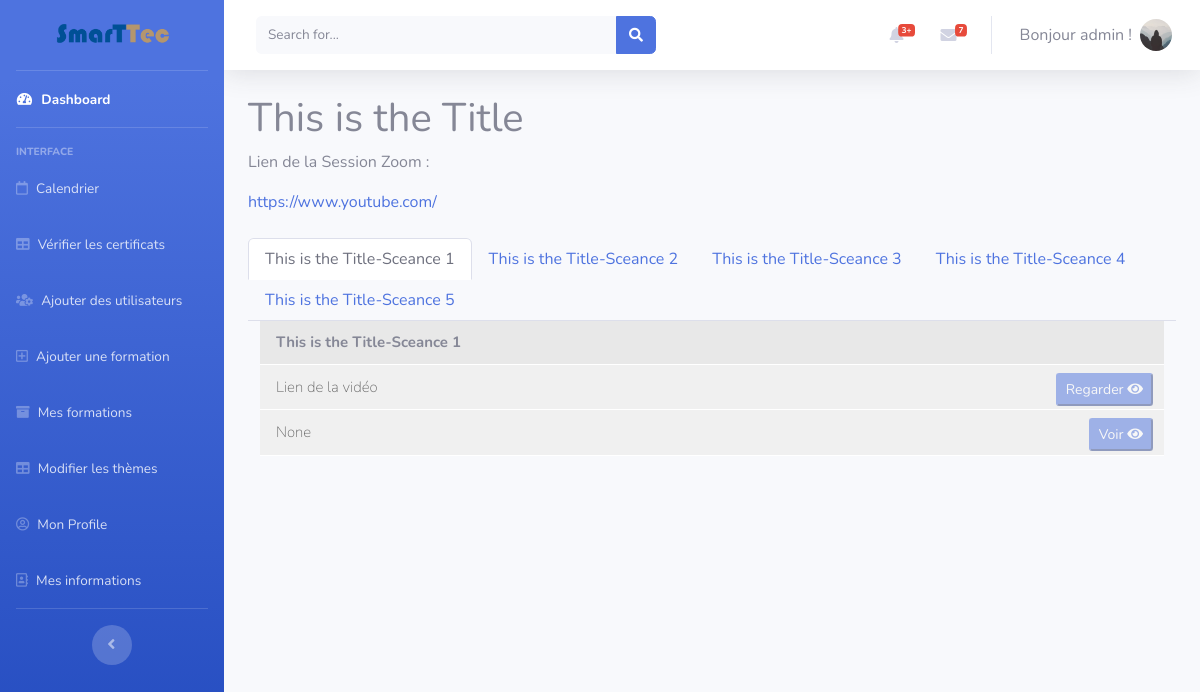
/mesformations/1 (signed in), run on an earlier commit of the app's database.
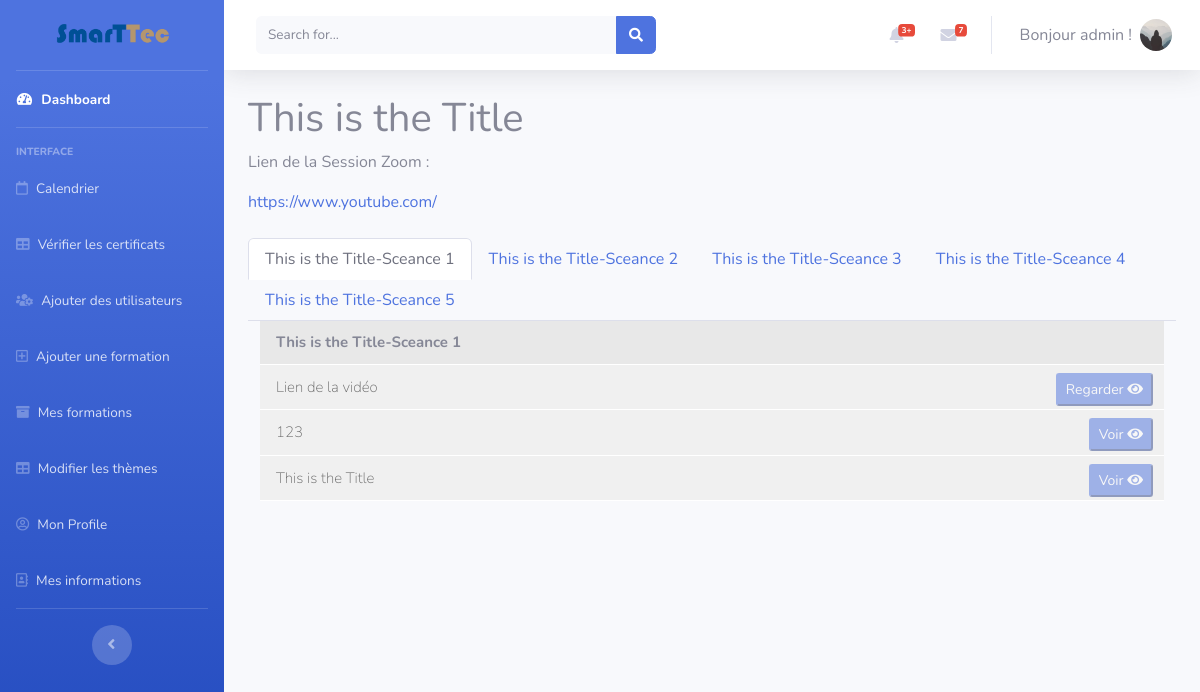
And on a later commit of the database.
### flaskblog/models.py (models this page shows, shortened)
class User(db.Model, UserMixin):
    id = db.Column(db.Integer, primary_key=True)
    username = db.Column(db.String(20), unique=True, nullable=False)
    email = db.Column(db.String(120), unique=True, nullable=False)
    image_file = db.Column(db.String(20), nullable=False,
                           default='default.jpg')
    password = db.Column(db.String(60), nullable=False)
    acc_rights = db.Column(db.Integer, default=2)
    posts = db.relationship('Post', backref='author', lazy=True)
    subscriptions = db.relationship(
        'Subscription', backref='subscribed', lazy=True)
    infos = db.relationship(
        'Userinfo', backref='currentuser', lazy=True)

class Post(db.Model):
    id = db.Column(db.Integer, primary_key=True)
    title = db.Column(db.String(100), nullable=False)
    price = db.Column(db.Integer, nullable=False)
    youtube_url = db.Column(db.Text, nullable=True)
    num_posts = db.Column(db.Integer, nullable=False)
    date_posted = db.Column(db.DateTime, nullable=False,
                            default=datetime.utcnow)
    content = db.Column(db.Text, nullable=False)
    description = db.Column(db.Text, nullable=False)
    start_date = db.Column(db.DateTime, nullable=False,
                           default=datetime.utcnow)
    zoom_link = db.Column(db.Text)
    theme = db.Column(db.Integer, db.ForeignKey('theme.id'), nullable=False)
    user_id = db.Column(db.Integer, db.ForeignKey('user.id'), nullable=False)
    images = db.relationship('PostImage', backref='post', lazy=True)
    subscriptions = db.relationship(
        'Subscription', backref='subscribers', lazy=True)
    sceances = db.relationship(
        'Sceance', backref='session', lazy=True)

class Sceance(db.Model):
    id = db.Column(db.Integer, primary_key=True)
    num = db.Column(db.Integer, nullable=False)
    title = db.Column(db.String(100), nullable=False)
    content = db.Column(db.Text, nullable=True)
    start_date = db.Column(db.DateTime, nullable=False,
                           default=datetime.utcnow)
    session_id = db.Column(
        db.Integer, db.ForeignKey('post.id'), nullable=False)
    zoom_video = db.Column(db.Text, nullable=True)
    documents = db.relationship('Document', backref='sceance.id', lazy=False)

class Document(db.Model):
    id = db.Column(db.Integer, primary_key=True)
    title = db.Column(db.String(200), nullable=True)
    url = db.Column(db.Text, nullable=False)
    sceance = db.Column(db.Integer, db.ForeignKey(
        'sceance.id'), nullable=False)

### flaskblog/users/routes.py (the view)
@ users.route("/mesformations/<int:post_id>")
@ login_required
def mesformations(post_id):
    post = Post.query.get(post_id)
    subs = Subscription.query.filter_by(user_id=current_user.id).all()
    test = False
    scs = []
    for i in range(1, post.num_posts+1):
        for sc in post.sceances:
            if(sc.num == i):
                scs.append(sc)
                break
    for sub in subs:
        if(sub.post_id == post_id):
            if(sub.status == 1):
                test = True
            else:
                test = False
    sceances = []
    for sc in post.sceances:
        sceances.append((
            (((sc.start_date-datetime.now()) <= timedelta(days=1)) and (test)), sc))
    return render_template('mesFormations.html', current_user=current_user, post=post, test=test,sceances=sceances, scs=scs)

### flaskblog/models.py (called while the page is built)
@login_manager.user_loader
def load_user(user_id):
    return User.query.get(int(user_id))

### flaskblog/templates/startbootstrap-sb-admin-2-gh-pages/mesFormations.html (shortened to what this page needs)
{% extends 'base.html' %} {% block content %}
<div id="wrapper">
  {% include 'Sidebar.html' %}
  <div id="content-wrapper" class="d-flex flex-column">
    <div id="content">
      {% include 'Topbar.html' %}
      <div class="container-fluid">
        <h1>{{post.title}}</h1>
        <p>Lien de la Session Zoom :</p>
        {% if test %}
        <a href="{{post.zoom_link}}">{{post.zoom_link}}</a>
        {% else %}
        <div class="alert alert-warning" role="alert">
          <i class="fas fa-exclamation-triangle"></i>
          Vous devez payer pour continuer dans cette formation.</br>
          Dans le cas échéant vous n'aurez pas accès aux documents et à la formation zoom
        </div>
        {% endif %}
        <ul class="nav nav-tabs" id="myTab" role="tablist">
          {% for sc in scs %}
          <li class="nav-item">
            <a
              {% if sc.num==1 %}
              class="nav-link active"
              {% else %}
              class="nav-link"
              {% endif %}
              id="home-tab"
              data-toggle="tab"
              href="#sc{{sc.id}}"
              role="tab"
              aria-controls="home"
              aria-selected="true"
              >{{sc.title}}</a
            >
          </li>
          {% endfor %}
        </ul>
        <div class="tab-content" id="myTabContent">
          {% for test,sc in sceances %}
          <div
            {% if sc.num==1 %}
            class="tab-pane fade show active"
            {% else %}
            class="tab-pane fade show"
            {% endif %}
            id="sc{{sc.id}}"
            role="tabpanel"
            aria-labelledby="home-tab"
          >
            <div class="col-sm-12 course-section">
              <div class="section-title">{{sc.title}}</div>
              <ul class="section-list">
                <li class="section-item">
                  <a class="item" href="#">
                    <span class="lecture-icon">
                    </span>
                    <div class="float-left">Lien de la vidéo</div>
                    {% if test %}
                    <button class="btn-primary btn-sm float-right lecture-start" onclick="window.location.href='{{sc.zoom_video}}'">
                      Regarder <i class="fas fa-eye"></i>
                    </button>
                    {% endif %}
                  </a>
                </li>
                {% for doc in sc.documents %}
                <li class="section-item">
                  <a class="item" href="#">
                    <span class="lecture-icon">
                    </span>
                    <div class="float-left">{{doc.title}}</div>
                    {% if test %}
                    <button class="btn-primary btn-sm float-right lecture-start" onclick="window.location.href='{{doc.url}}'">
                      Voir <i class="fas fa-eye"></i>
                    </button>
                    {% endif %}
                  </a>
                </li>
                {% endfor %}
              </ul>
            </div>
          </div>
          {% endfor %}
        </div>
      </div>
    </div>
  </div>
</div>
{% endblock %}

### flaskblog/templates/startbootstrap-sb-admin-2-gh-pages/base.html (shortened to what this page needs)
<!DOCTYPE html>
<html lang="en">
  <head>
    <link
      href="{{url_for('static',filename='vendor/fontawesome-free/css/all.min.css')}}"
      rel="stylesheet"
      type="text/css"
    />
    <link
      href="{{url_for('static',filename='vendor/fullcalendar/main.css')}}"
      rel="stylesheet"
    />
    <link
      href="{{url_for('static',filename='css/sb-admin-2.min.css')}}"
      rel="stylesheet"
    />
    <link
      href="{{url_for('static',filename='css/fedora.css')}}"
      rel="stylesheet"
    />
    <link
      href="{{url_for('static',filename='css/extra.css')}}"
      rel="stylesheet"
    />
    <link
      href="{{url_for('static',filename='scss/calendar.scss')}}"
      rel="stylesheet"
    />
  </head>
  <body id="page-top">
    {%block content %}{% endblock %} {% include 'modals/flashes_modal.html' %}
  </body>
</html>

### flaskblog/templates/startbootstrap-sb-admin-2-gh-pages/Sidebar.html
<div id="wrapper">
  <ul
    class="navbar-nav bg-gradient-primary sidebar sidebar-dark accordion"
    id="accordionSidebar"
  >
    <a
      class="sidebar-brand d-flex align-items-center justify-content-center"
      href="/"
    >
      <img
        src="{{url_for('static',filename='img/SMARTTEC-Logo.png')}}"
        style="max-width: 100%; max-height: 100%"
      />
    </a>
    <hr class="sidebar-divider my-0" />
    <li class="nav-item active">
      <a class="nav-link" href="/home">
        <i class="fas fa-fw fa-tachometer-alt"></i>
        <span>Dashboard</span></a
      >
    </li>
    <hr class="sidebar-divider" />
    <div class="sidebar-heading">Interface</div>
    <li class="nav-item">
      <a class="nav-link" href="/calendar">
        <i class="far fa-calendar"></i>
        <span>Calendrier</span></a
      >
    </li>
    <li class="nav-item">
      <a class="nav-link" href="/search">
        <i class="fas fa-table"></i>
        <span>Vérifier les certificats</span></a
      >
    </li>
    {%if current_user.is_authenticated %} {% if current_user.acc_rights==2 %}
    <li class="nav-item">
      <a class="nav-link" href="/">
        <i class="fas fa-shopping-cart"></i>
        <span>Trouver une Formation</span></a
      >
    </li>
    <li class="nav-item">
      <a class="nav-link" href="/mesformations">
        <i class="fas fa-shopping-basket"></i>
        <span>Mes Formations</span></a
      >
    </li>
    {% elif current_user.acc_rights==0 %}
    <li class="nav-item">
      <a class="nav-link" href="/add_users">
        <i class="fas fa-users-cog"></i>
        <span>Ajouter des utilisateurs</span></a
      >
    </li>
    {% endif %} {% if current_user.acc_rights!=2 %}
    <li class="nav-item">
      <a class="nav-link" href="/post/new">
        <i class="far fa-plus-square"></i>
        <span>Ajouter une formation</span></a
      >
    </li>
    <li class="nav-item">
      <a class="nav-link" href="/formations">
        <i class="fas fa-archive"></i>
        <span>Mes formations</span></a
      >
    </li>
    <li class="nav-item">
      <a class="nav-link" href="/theme/new">
        <i class="fas fa-table"></i>
        <span>Modifier les thèmes</span></a
      >
    </li>
    {% endif %}
    <li class="nav-item">
      <a class="nav-link" href="/account">
        <i class="far fa-user-circle"></i>
        <span>Mon Profile</span></a
      >
    </li>
    <li class="nav-item">
      <a class="nav-link" href="/infos">
        <i class="far fa-address-book"></i>
        <span>Mes informations</span></a
      >
    </li>
    {% endif %}
    <hr class="sidebar-divider" />
    <div class="text-center d-none d-md-inline">
      <button class="rounded-circle border-0" id="sidebarToggle"></button>
    </div>
  </ul>
</div>

### flaskblog/templates/startbootstrap-sb-admin-2-gh-pages/Topbar.html (shortened to what this page needs)
<nav
  class="navbar navbar-expand navbar-light bg-white topbar mb-4 static-top shadow"
>
  <form
    class="d-none d-sm-inline-block form-inline mr-auto ml-md-3 my-2 my-md-0 mw-100 navbar-search"
  >
    <div class="input-group">
      <input
        type="text"
        class="form-control bg-light border-0 small"
        placeholder="Search for..."
        aria-label="Search"
        aria-describedby="basic-addon2"
      />
      <div class="input-group-append">
        <button class="btn btn-primary" type="button">
          <i class="fas fa-search fa-sm"></i>
        </button>
      </div>
    </div>
  </form>
  <ul class="navbar-nav ml-auto">
    {% if current_user.username %}
    <li class="nav-item dropdown no-arrow mx-1">
      <a
        class="nav-link dropdown-toggle"
        href="#"
        id="alertsDropdown"
        role="button"
        data-toggle="dropdown"
        aria-haspopup="true"
        aria-expanded="false"
      >
        <i class="fas fa-bell fa-fw"></i>
        <span class="badge badge-danger badge-counter">3+</span>
      </a>
    </li>
    <li class="nav-item dropdown no-arrow mx-1">
      <a
        class="nav-link dropdown-toggle"
        href="#"
        id="messagesDropdown"
        role="button"
        data-toggle="dropdown"
        aria-haspopup="true"
        aria-expanded="false"
      >
        <i class="fas fa-envelope fa-fw"></i>
        <span class="badge badge-danger badge-counter">7</span>
      </a>
    </li>
    <li class="nav-item dropdown no-arrow">
      <a
        class="nav-link dropdown-toggle"
        href="#"
        id="userDropdown"
        role="button"
        data-toggle="dropdown"
        aria-haspopup="true"
        aria-expanded="false"
      >
        <span class="mr-2 d-none d-lg-inline text-gray-600 large"
          >Bonjour {{current_user.username}} !</span
        >
        <img
          class="img-profile rounded-circle"
          src="{{url_for('static',filename='profile_pics/' +current_user.image_file)}}"
        />
      </a>
    </li>
    {%endif%}
  </ul>
</nav>

### flaskblog/static/css/fedora.css (style rules this page uses)
.course-section { margin-bottom: 10px; }
.course-section .section-title { background: #e8e8e8; padding: 10px 16px; margin: 0; font-size: 15px; font-weight: bold; border-bottom: 1px solid #fff; }
.course-section ul.section-list { margin: 0; padding: 0; }
.course-section ul.section-list .section-item { margin: 0; padding: 0; list-style-type: none; border-bottom: 1px solid #fff; }
.course-section ul.section-list .section-item .item { display: block; padding: 11px 16px; background: #f0f0f0; list-style-type: none; font-size: 15px; color: #676767; text-decoration: none; font-weight: 200; }
.course-section ul.section-list .section-item .item .lecture-icon { padding-right: 5px; }
.course-section ul.section-list .section-item .item .btn-primary { margin-top: -3px; margin-right: -5px; }
.course-section ul.section-list .section-item .lecture-start { opacity: 0.5; }

### flaskblog/static/css/extra.css (style rules this page uses)
:root { --input-padding-x: 1.5rem; --input-padding-y: 0.75rem; }

What changed in the data, as far as the page shows it:
removed Document: title "None", shown under Sceance "This is the Title-Sceance 1"
added Document: title "123", shown under Sceance "This is the Title-Sceance 1"
added Document: title "This is the Title", shown under Sceance "This is the Title-Sceance 1"
